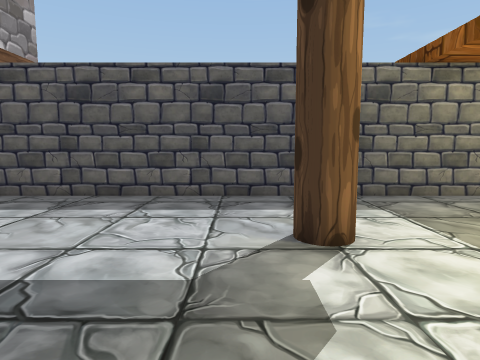
view 1 (above)

18 first-person views from a walk through a 3-D level made in the Unity game engine. The camera is 1.5 m above the floor, tilts 6° down and sees 75° across. The floor is counted in squares, 1 m on a side. Each view is taken from the middle of a square. On the plan, view 1 faces up. The plan holds only what a view shows up to about 15 squares ahead; the rest is blank. The place goes on beyond the plan. The player is left out. Some surface patterns are stand-ins.

view 2
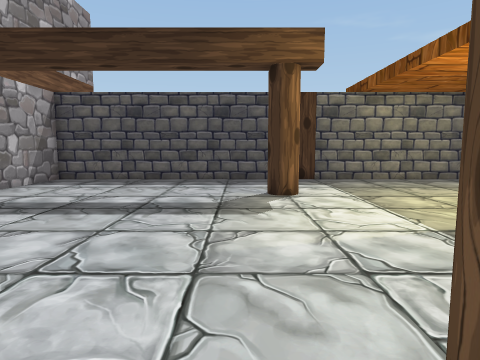

view 3
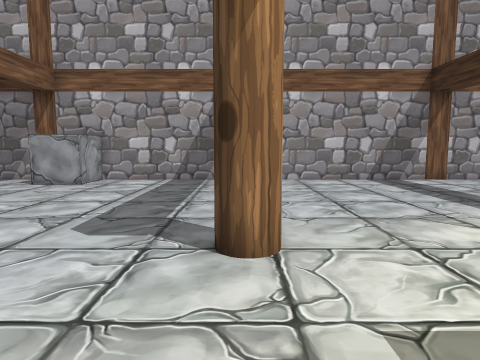

view 4
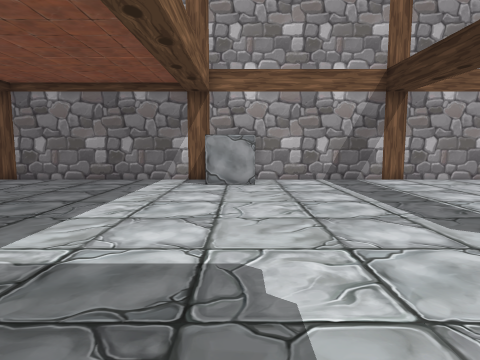

view 5
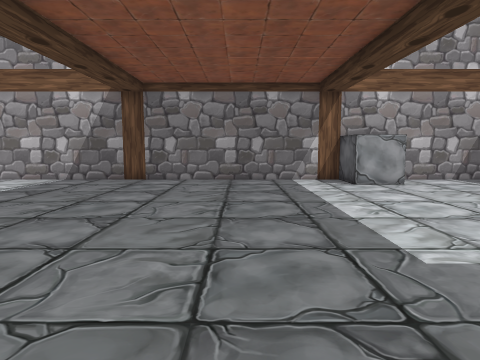

view 6
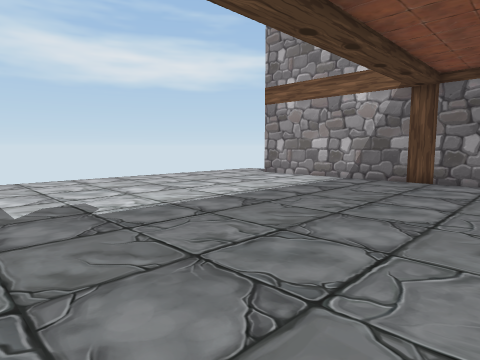

view 7
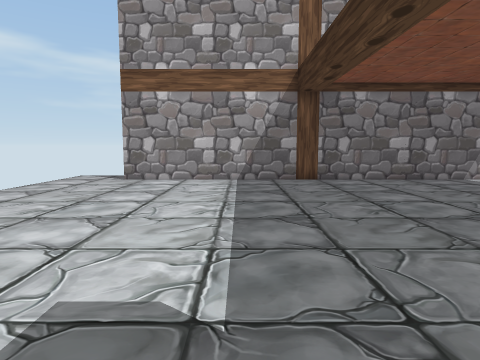

view 8
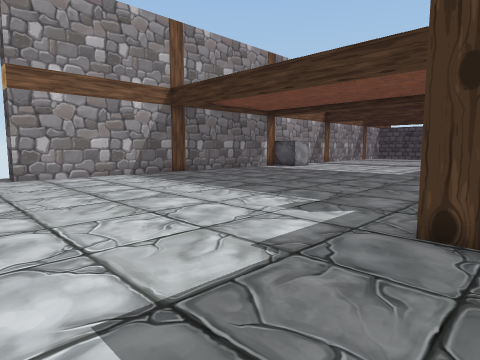

view 9
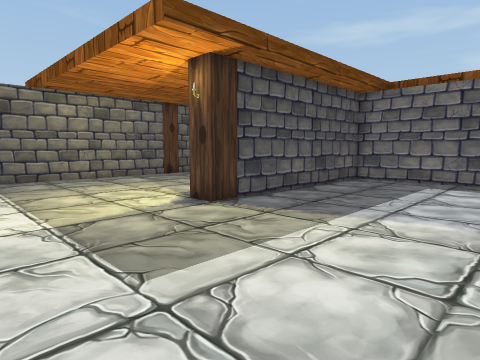

view 10
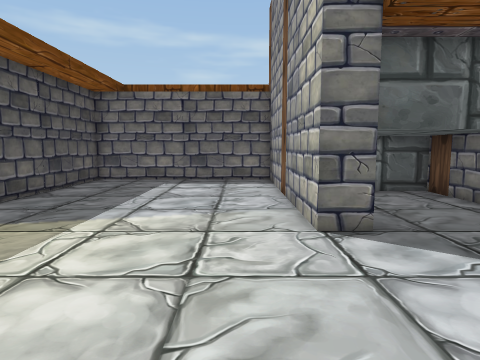

view 11
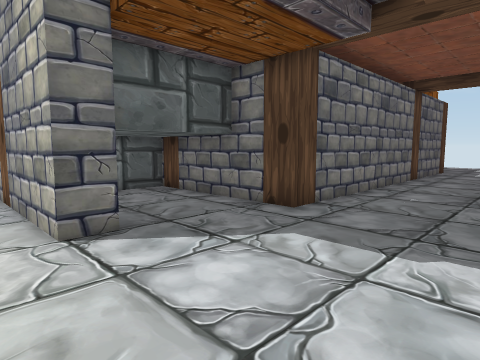

view 12
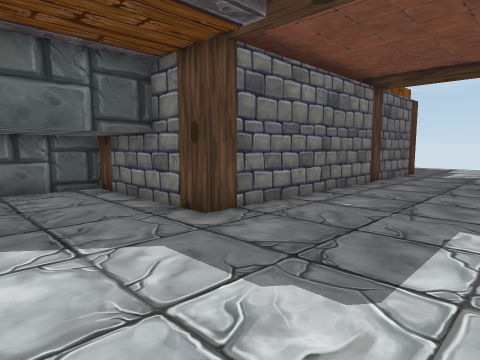

view 13
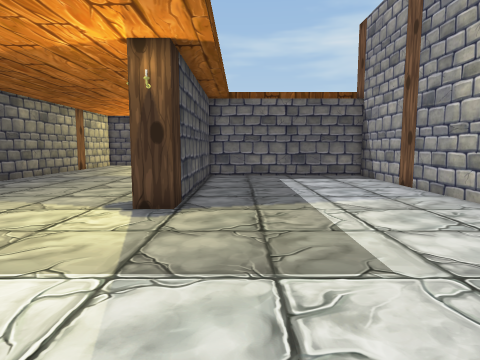

view 14
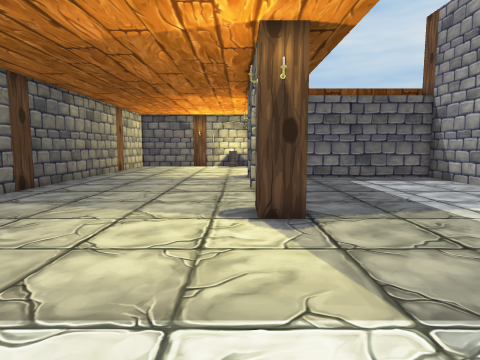

view 15
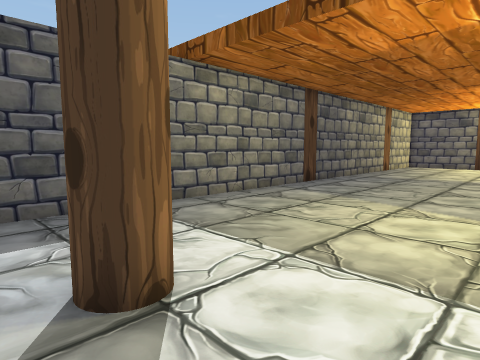

view 16
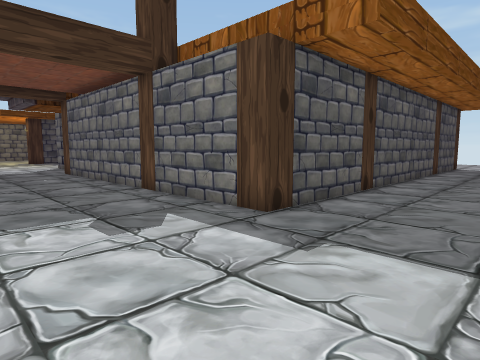

view 17
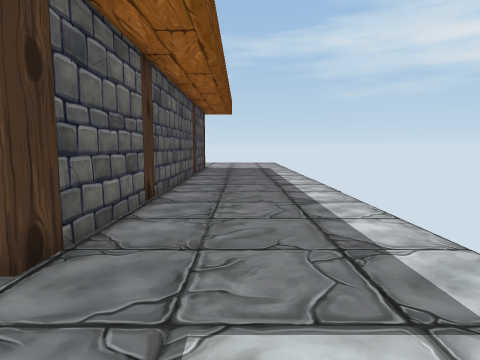

view 18
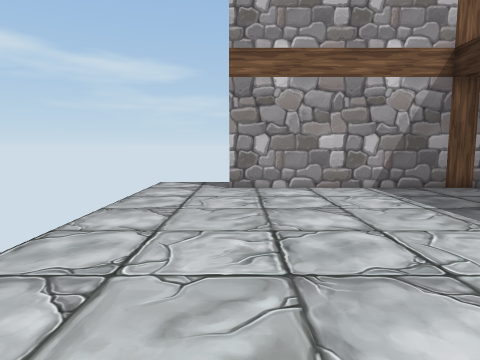

### Floor plan
Points are (right, up) in squares from view 1. A wall is a line through its corners. A room is listed if a view was taken in it or the views show most of it. See-through windows are left out.
Room 1 (views 1, 2, 3, 4, 5, 6, 7, 8, 9, 10, 11, 12, 13, 14, 15, 16, 17, 18)
walls: (7.4, -12.4) (11.5, -12.4); (7.5, -8.5) (7.5, -7.4) (11.5, -7.4); (-8.5, -13.4) (-8.5, -21.5); (-8.5, -4.5) (-8.5, -10.4); (12.6, -12.5) (12.6, -9.5); (6.5, -21.5) (6.5, -13.4); (12.5, -7.4) (16.5, -7.4) (16.5, 0.6) (8.5, 0.6); (-8.5, -22.4) (-8.5, -30.4) (-9.5, -30.4); (6.5, -26.4) (6.5, -22.4); (-8.5, 4.5) (-8.5, -3.4); (16.5, -27.4) (7.5, -27.4); (16.1, 9.6) (-8.5, 9.6) (-8.5, 5.6)
objects: pillar (-9, -22); pillar (-9, -13); pillar (-9, -4); pillar (-9, 5); block (-8, -12) to (-7, -11); pillar (1, -4) to (2, -4); pillar (1, 5) to (2, 5); pillar (7, -27); pillar (7, -22) to (8, -22); pillar (7, -13); pillar (8, 1); pillar (12, -27) to (12, -26); pillar (12, -13); pillar (12, -8)

Where each view was taken, in squares from view 1:
view 1: 0 up, 0 right, facing up
view 2: 5 down, 0 right, facing up
view 3: 4 down, 6 right, facing left
view 4: 11 down, 6 right, facing left
view 5: 17 down, 6 right, facing left
view 6: 18 down, 6 right, facing down-left
view 7: 25 down, 6 right, facing left
view 8: 33 down, 8 right, facing up-left
view 9: 6 down, 2 right, facing up-right
view 10: 6 down, 2 right, facing right
view 11: 6 down, 2 right, facing down-right
view 12: 8 down, 1 right, facing down-right
view 13: 1 down, 0 right, facing right
view 14: 2 up, 1 right, facing right
view 15: 2 up, 0 right, facing up-right
view 16: 32 down, 1 right, facing up-right
view 17: 30 down, 3 right, facing right
view 18: 30 down, 3 right, facing left
